Frame 1 (no input): blank canvas, image omitted
Frame 60 (no input): blank canvas, image omitted
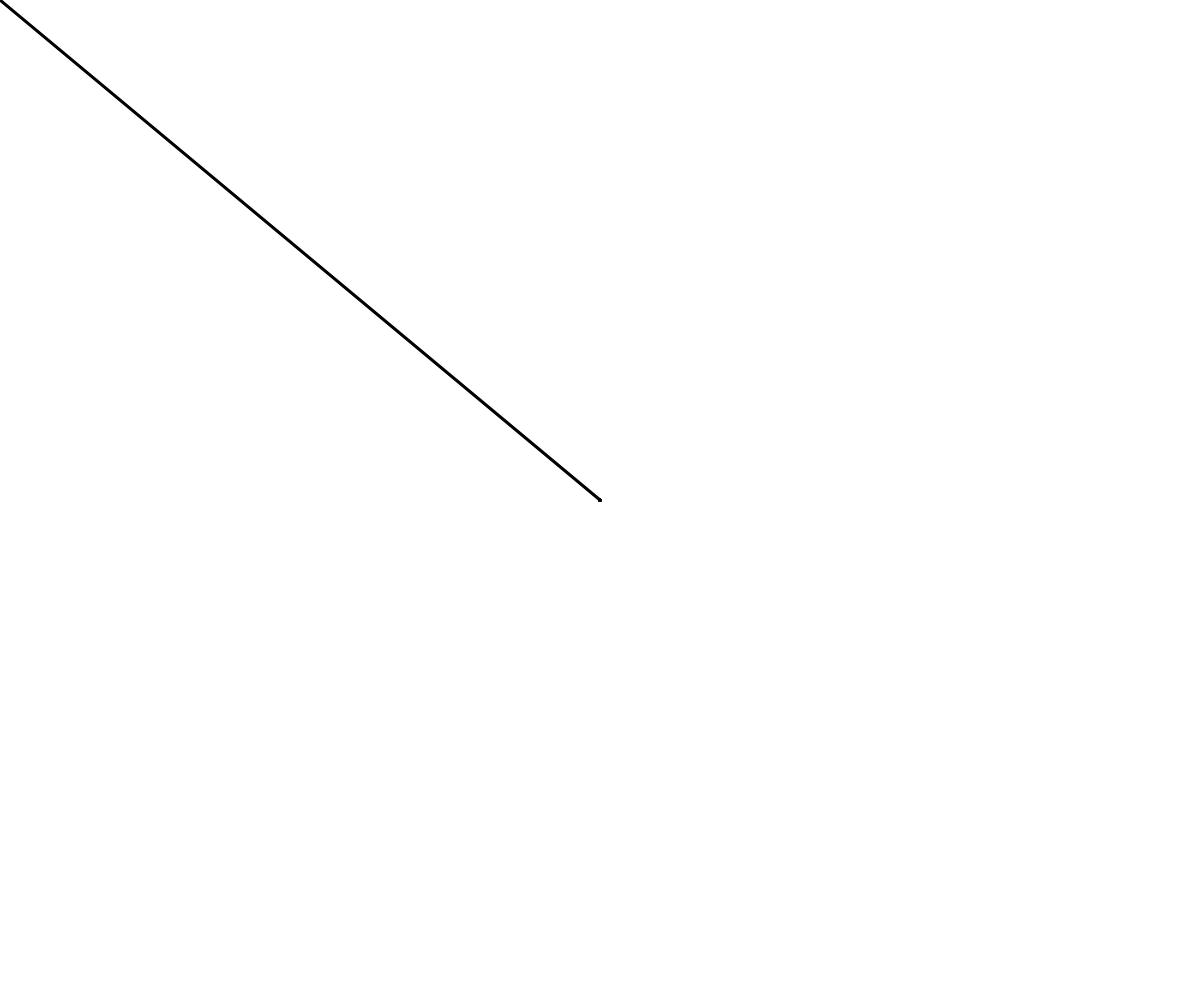
Frame 120 (the mouse pressed at the canvas centre since frame 60)

The p5.js sketch whose frames 1 and 60 were blank and that drew this single picture after the mouse press (run headless with seeded random() and noise() and a simulated clock; from frame 60 on, the mouse is pressed at the canvas centre):

// p5.js sketch
// ── sketch.js
let canvas;


function setup() {
    canvas = createCanvas( windowWidth, windowHeight );
    canvas.position( 0, 0 );

    // canvas.style('z-index', -1);
    // background(150, 100, 50);

}

function draw() {

    stroke(0);
    strokeWeight(3);

    if ( mouseIsPressed ) {

        line( mouseX, mouseY, pmouseX, pmouseY );

    }

}

function windowResized() {

    resizeCanvas( windowWidth, windowHeight );

}
